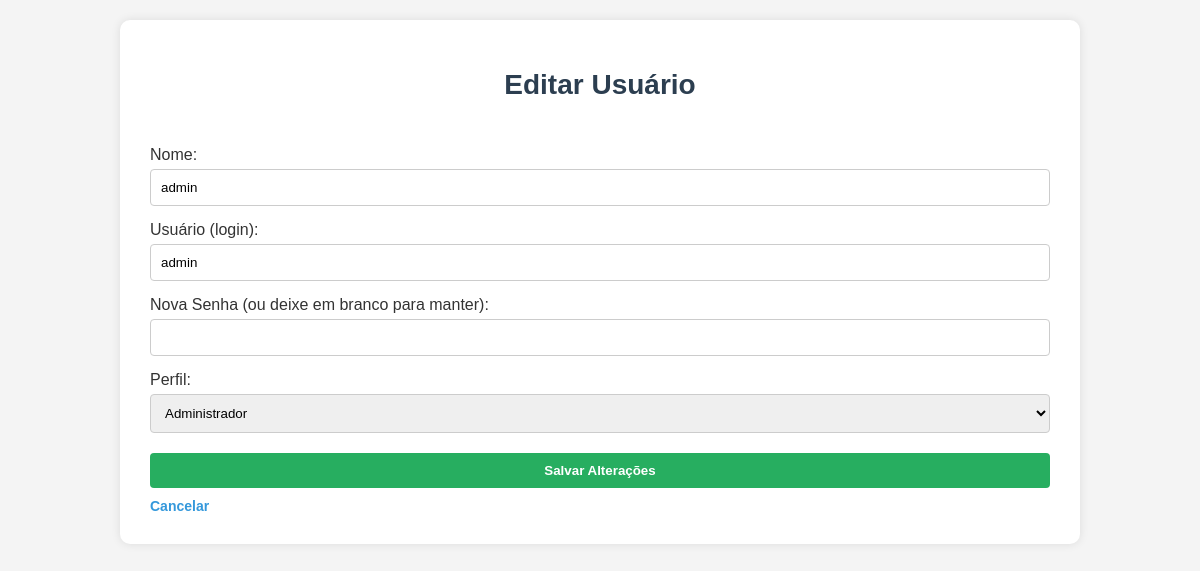
The app's page /admin/usuarios/2/editar (signed in) with its own data.
### tables this page shows
CREATE TABLE usuarios (
            id INTEGER PRIMARY KEY AUTOINCREMENT,
            nome TEXT NOT NULL,
            username TEXT NOT NULL UNIQUE,
            senha TEXT NOT NULL,
            perfil TEXT NOT NULL
        );

### rotas/admin.py (the view, shortened to what this page needs)
    @admin_bp.route('/usuarios/<int:id>/editar', methods=['GET', 'POST'])
    @login_requerido(['admin'])
    def editar_usuario(id):
        conexao = conectar_banco()
        try:
            cursor = conexao.cursor()
            cursor.execute('SELECT * FROM usuarios WHERE id = ?', (id,))
            usuario = cursor.fetchone()
        finally:
            conexao.close()
        return render_template('admin/editar_usuario.html', usuario=usuario)

### app.py (called while the page is built)
def conectar_banco():
    conexao = sqlite3.connect('recados.db')
    conexao.row_factory = sqlite3.Row
    return conexao

def login_requerido(perfis_permitidos):
    from functools import wraps
    from flask import redirect, url_for, flash
    def decorador(func):
        @wraps(func)
        def wrapper(*args, **kwargs):
            if 'usuario' not in session or session.get('perfil') not in perfis_permitidos:
                flash("Faça login para acessar essa página.", "warning")
                return redirect(url_for('comuns.login'))
            return func(*args, **kwargs)
        return wrapper
    return decorador

### templates/admin/editar_usuario.html (shortened to what this page needs)
<!DOCTYPE html>
<html lang="pt-br">
<head>
    <link rel="stylesheet" href="{{ url_for('static', filename='css/admin.css') }}">
</head>
<body>
    <div class="container">
        <h1>Editar Usuário</h1>
        <form method="POST">
            <label for="nome">Nome:</label>
            <input type="text" name="nome" id="nome" value="{{ usuario['nome'] }}" required>
            <label for="username">Usuário (login):</label>
            <input type="text" name="username" id="username" value="{{ usuario['username'] }}" required>
            <label for="senha">Nova Senha (ou deixe em branco para manter):</label>
            <input type="password" name="senha" id="senha">
            <label for="perfil">Perfil:</label>
            <select name="perfil" id="perfil" required>
                <option value="admin" {% if usuario['perfil'] == 'admin' %}selected{% endif %}>Administrador</option>
            </select>
            <button type="submit">Salvar Alterações</button>
            <a href="{{ url_for('admin.listar_usuarios') }}" class="btn-voltar">Cancelar</a>
        </form>
    </div>
</body>
</html>

### static/css/admin.css (style rules this page uses)
body { font-family: 'Segoe UI', sans-serif; background-color: #f4f4f4; margin: 0; padding: 0; }
.container { max-width: 900px; margin: 50px auto; background: #fff; padding: 30px 40px; border-radius: 8px; box-shadow: 0 0 10px rgba(0, 0, 0, 0.1); }
h1 { font-size: 28px; margin-bottom: 10px; color: #333; }
form { display: flex; flex-direction: column; }
label { margin-top: 15px; margin-bottom: 5px; font-weight: 500; color: #333; }
input, select { padding: 10px; border: 1px solid #ccc; border-radius: 4px; }
button { margin-top: 20px; padding: 10px 15px; background-color: #27ae60; color: white; border: none; border-radius: 4px; font-weight: bold; cursor: pointer; }
.btn-voltar { display: inline-block; margin-top: 10px; color: #555; text-decoration: none; font-size: 14px; }
body { font-family: Arial, sans-serif; background-color: #f4f4f4; margin: 0; padding: 20px; }
.container { background-color: white; padding: 30px; border-radius: 10px; max-width: 900px; margin: 0 auto; box-shadow: 0 0 10px rgba(0,0,0,0.1); }
h1 { text-align: center; margin-bottom: 30px; color: #2c3e50; }
.btn-voltar { display: inline-block; margin-top: 10px; color: #3498db; text-decoration: none; font-weight: bold; transition: color 0.3s; }

### records on screen
usuarios: nome "admin", username "admin", perfil "Administrador"
